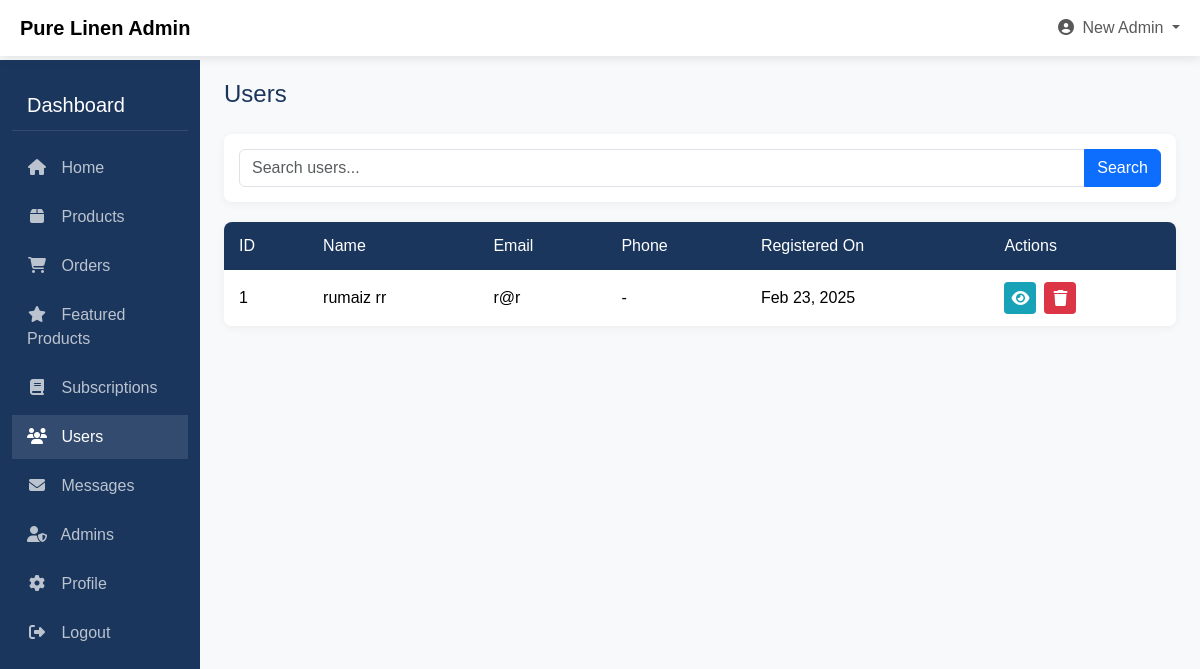
Before: /Admin/admin_users.php (signed in) with the older database file.
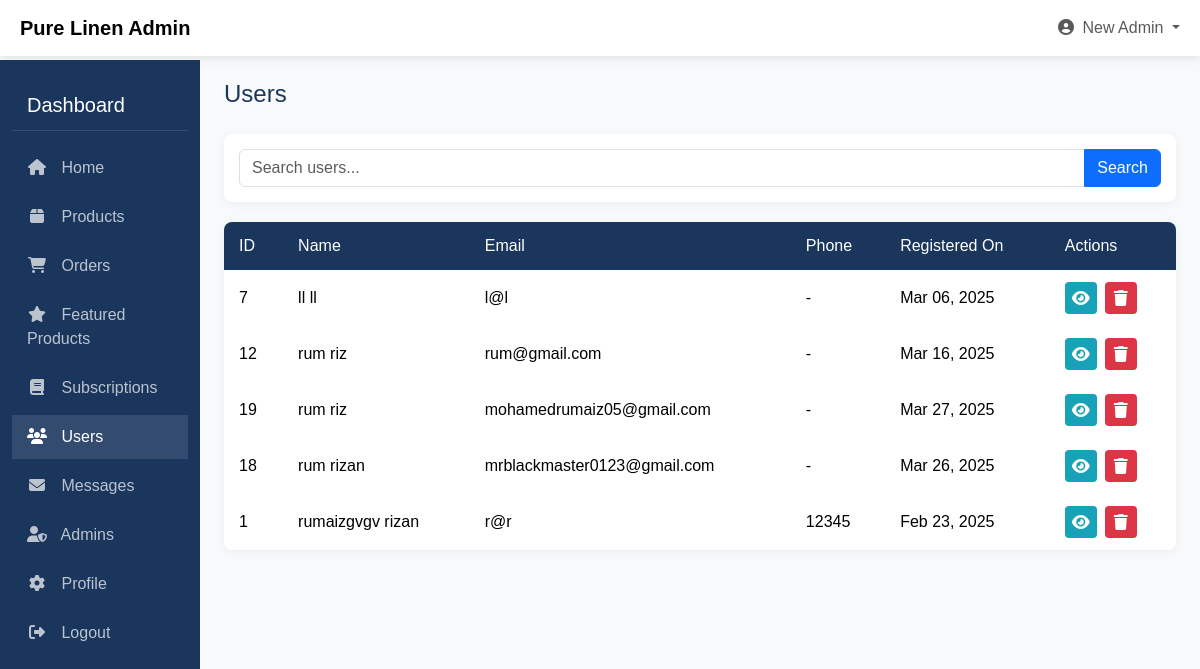
After: the same page with the newer database file.
### tables this page shows
CREATE TABLE `users` (
  `id` int(11) NOT NULL,
  `firstName` varchar(100) NOT NULL,
  `lastName` varchar(100) NOT NULL,
  `email` varchar(255) NOT NULL,
  `password` varchar(255) NOT NULL,
  `created_at` timestamp NOT NULL DEFAULT current_timestamp(),
  `phone` varchar(20) DEFAULT NULL,
  `address` text DEFAULT NULL,
  `postcode` varchar(20) DEFAULT NULL,
  `country` varchar(100) DEFAULT NULL,
  `city` varchar(100) DEFAULT NULL,
  `user_type` enum('user','admin') DEFAULT 'user',
  `email_verified` tinyint(1) NOT NULL DEFAULT 0,
  `verification_code` varchar(10) DEFAULT NULL,
  `code_expiry` bigint(20) DEFAULT NULL,
  `reset_token` varchar(100) DEFAULT NULL,
  `token_expiry` bigint(20) DEFAULT NULL
);

### Admin/admin_users.php (the view, shortened to what the changed rows need)
<?php
$host = "localhost";
$user = "root";
$pass = "";
$db = "pure_linen";
$conn = new mysqli($host, $user, $pass, $db);
$sql = "SELECT * FROM users WHERE user_type = 'user'";
$sql .= " ORDER BY firstName, lastName";
$stmt = $conn->prepare($sql);
$stmt->execute();
$result = $stmt->get_result();
$users = [];
while ($row = $result->fetch_assoc()) {
    $users[] = $row;
}
?>
<!DOCTYPE html>
<html lang="en">
<head>
    <link href="https://cdn.jsdelivr.net/npm/bootstrap@5.3.3/dist/css/bootstrap.min.css" rel="stylesheet">
    <link rel="stylesheet" href="https://cdnjs.cloudflare.com/ajax/libs/font-awesome/6.5.1/css/all.min.css">
</head>
<body>
    <div class="container-fluid">
        <div class="row">
            <div class="col-md-9 ms-sm-auto col-lg-10 px-md-4 main-content">
                <h1 class="page-title">Users</h1>
                <div class="users-table table-responsive">
                    <table class="table table-borderless mb-0">
                        <thead>
                            <tr>
                                <th>ID</th>
                                <th>Name</th>
                                <th>Email</th>
                                <th>Phone</th>
                                <th>Registered On</th>
                                <th>Actions</th>
                            </tr>
                        </thead>
                        <tbody>
                            <?php if (empty($users)): ?>
                                <tr>
                                    <td colspan="6" class="text-center py-4">No users found.</td>
                                </tr>
                            <?php else: ?>
                                <?php foreach ($users as $user): ?>
                                    <tr>
                                        <td><?php echo $user['id']; ?></td>
                                        <td><?php echo htmlspecialchars($user['firstName'] . ' ' . $user['lastName']); ?></td>
                                        <td><?php echo htmlspecialchars($user['email']); ?></td>
                                        <td><?php echo !empty($user['phone']) ? htmlspecialchars($user['phone']) : '-'; ?></td>
                                        <td><?php echo date('M d, Y', strtotime($user['created_at'])); ?></td>
                                        <td>
                                            <div class="d-flex gap-2">
                                                <a href="admin_user_details.php?id=<?php echo $user['id']; ?>" class="action-btn view-btn" title="View User">
                                                    <i class="fas fa-eye"></i>
                                                </a>
                                                <a href="admin_users.php?delete=<?php echo $user['id']; ?>" class="action-btn delete-btn" onclick="return confirm('Are you sure you want to delete this user? This action cannot be undone.')" title="Delete User">
                                                    <i class="fas fa-trash"></i>
                                                </a>
                                            </div>
                                        </td>
                                    </tr>
                                <?php endforeach; ?>
                            <?php endif; ?>
                        </tbody>
                    </table>
                </div>
            </div>
        </div>
    </div>
</body>
</html>

Changed rows visible on the page:
added users: id "7", firstName+lastName "ll ll", email "l@l", created_at "Mar 06, 2025"
added users: id "12", firstName+lastName "rum riz", email "rum@gmail.com", created_at "Mar 16, 2025"
added users: id "19", firstName+lastName "rum riz", email "mohamedrumaiz05@gmail.com", created_at "Mar 27, 2025"
added users: id "18", firstName+lastName "rum rizan", email "mrblackmaster0123@gmail.com", created_at "Mar 26, 2025"
changed users id 1: firstName+lastName "rumaiz rr" → "rumaizgvgv rizan"; phone (not shown) → "12345"; no longer shows "-"
